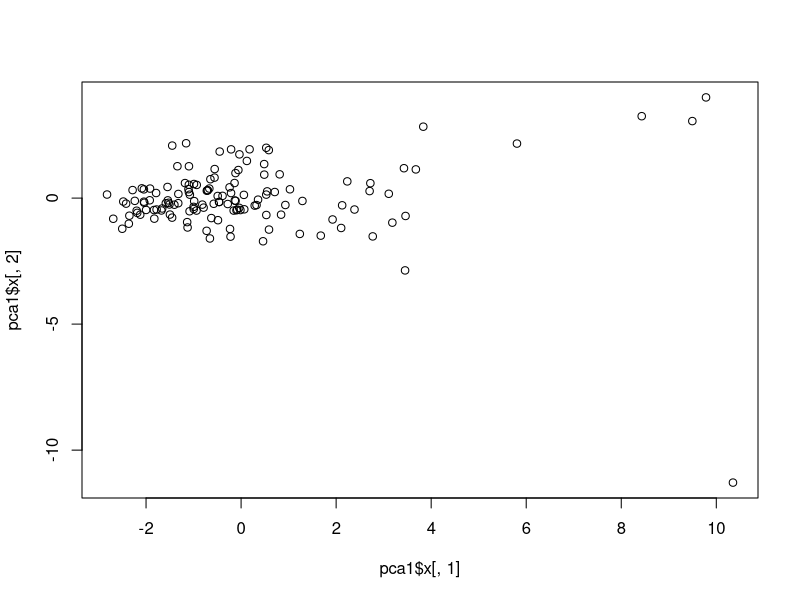
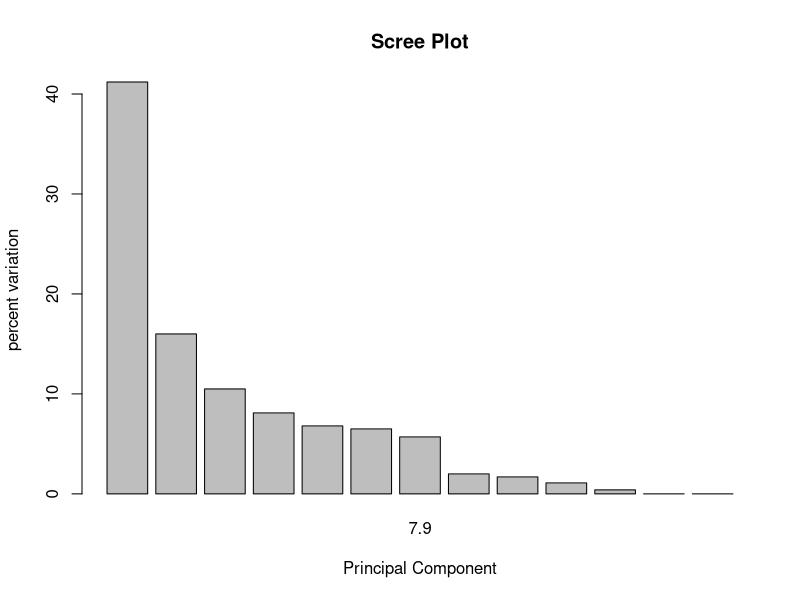

Generate these figures, in order, with R:
#set directory
setwd ("D:/Wolf_Project/Howl_recognise_fresh20200821_1133/Analysis/R/PCA.133H")
library(readxl)

#readfile
howl133 <- read_excel("133H.xlsx")
str(howl133)
howl133_variable <- howl133 [,4:16]
howl133_variable
pca1 <- prcomp(howl133_variable, scale=TRUE)

#ploting PCA pca1$x[,1] for component 1 & pca1$x [,2] for comp 2 
plot(pca1$x[,1], pca1$x [,2])

#exporting PC values
PC1 <-pca1$x[,1]
PC2 <-pca1$x[,2]
PC3 <-pca1$x[,3]
PC4 <-pca1$x[,4]
PC5 <-pca1$x[,5]
PC6 <-pca1$x[,6]
PC7 <-pca1$x[,3]

PC_score <- data.frame(howl133$Filename, PC1, PC2, PC3, PC4, PC5, PC6, PC7)
write.csv(PC_score, "PCA.score.133H.csv")

pca1.var <-pca1$sdev^2
pca1.var.per <-round(pca1.var/sum(pca1.var)*100,1)
write.csv(pca1.var.per, "PCA_components_imp.csv")

barplot(pca1.var.per, main="Scree Plot", xlab="Principal Component", ylab = "percent variation", names.arg=TRUE)

#loading_scores for PC1
loading_scores <-pca1$rotation[,2]
variable_score <- abs(loading_scores)
variable_score_ranked <- sort(variable_score, decreasing = TRUE)
variable_score_ranked

#loading_scores for PC2
loading_scores_pc2 <-pca1$rotation[,2]
variable_score_pc2 <- abs(loading_scores_pc2)
variable_score_pc2_ranked <- sort(variable_score_pc2, decreasing = TRUE)
variable_score_pc2_ranked

#export PC-rotation value
colnames(howl133_variable)

PC_load<-data.frame(colnames(howl133_variable),pca1$rotation[,1],pca1$rotation[,2],pca1$rotation[,3],
                    pca1$rotation[,4],pca1$rotation[,5],pca1$rotation[,6],pca1$rotation[,7])
write.csv(PC_load, "variable_score_PCA.csv")
